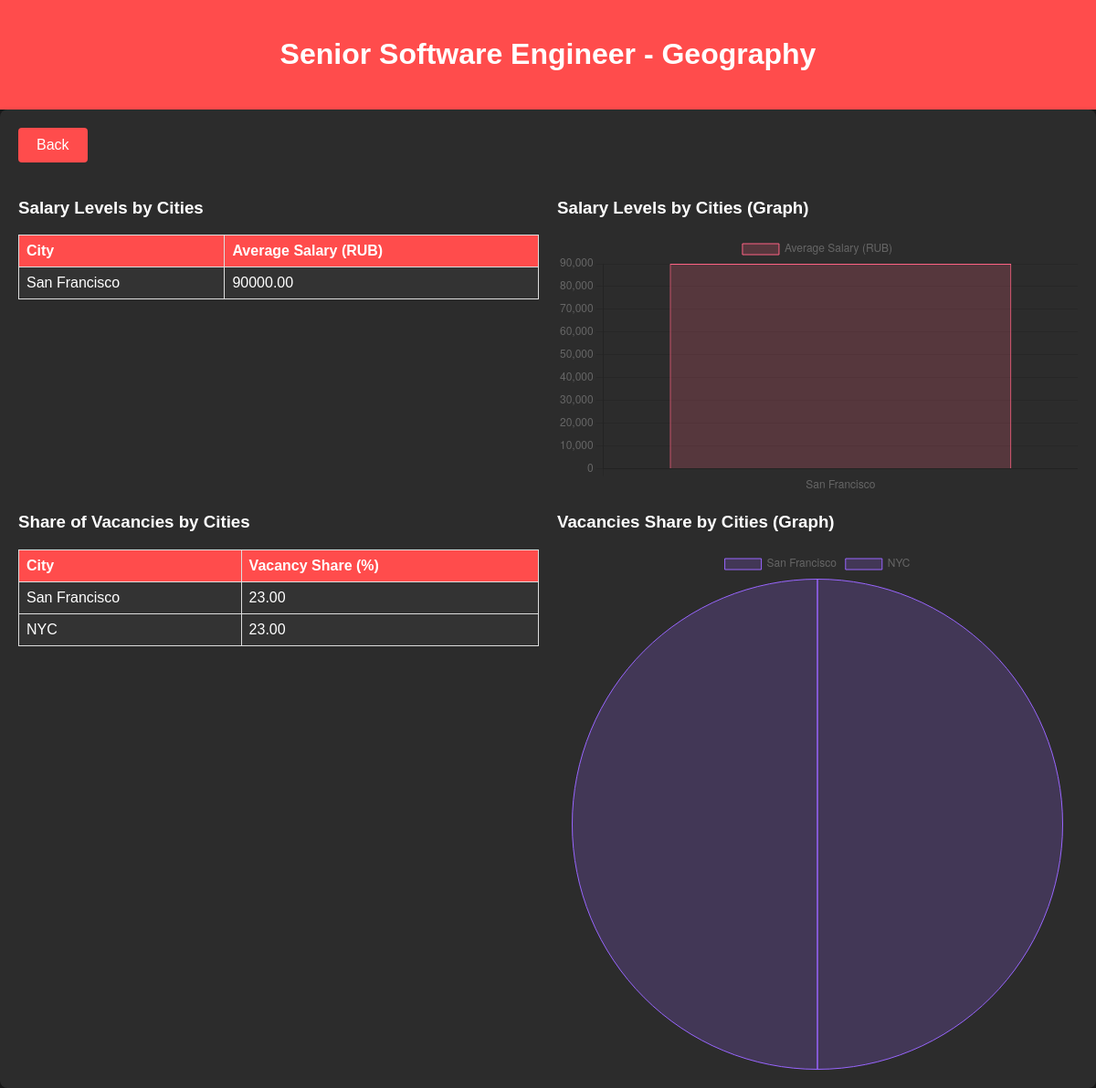
Page /profession/5/geography/ on the committed database.
### profession/models.py (models this page shows, shortened)
class Profession(models.Model):
    title = models.CharField(max_length=255)
    salary_from = models.DecimalField(max_digits=10, decimal_places=2)
    salary_to = models.DecimalField(max_digits=10, decimal_places=2)
    city = models.CharField(max_length=255)
    key_skills = models.CharField(max_length=255)
    description = models.TextField()
    date_posted = models.DateTimeField()

class SalaryByCity(models.Model):
    profession = models.ForeignKey(Profession, on_delete=models.CASCADE, related_name='salary_by_city')
    city = models.CharField(max_length=255)
    avg_salary = models.DecimalField(max_digits=10, decimal_places=2)
    class Meta:
        ordering = ['-avg_salary']  # Order by descending salary

class VacanciesByCity(models.Model):
    profession = models.ForeignKey(Profession, on_delete=models.CASCADE, related_name='vacancies_by_city')
    city = models.CharField(max_length=255)
    count = models.IntegerField()
    share = models.DecimalField(max_digits=5, decimal_places=2)  # Percentage share of vacancies
    class Meta:
        ordering = ['-share']  # Order by descending share

### profession/views.py (the view)
# urls.py: path('profession/<int:profession_id>/geography/', views.geography, name='geography'),
def geography(request, profession_id):
    profession = Profession.objects.get(id=profession_id)
    salary_by_city = SalaryByCity.objects.filter(profession=profession).order_by('-avg_salary')
    vacancies_by_city = VacanciesByCity.objects.filter(profession=profession).order_by('-share')
    context = {
        'profession': profession,
        'salary_by_city': salary_by_city,
        'vacancies_by_city': vacancies_by_city,
    }
    return render(request, 'profession/geography.html', context)

### profession/templates/profession/geography.html (shortened to what this page needs)
<!DOCTYPE html>
<html lang="en">
<head>
</head>
<body>
  <header>
    <h1>{{ profession.title }} - Geography</h1>
  </header>
  <div class="container">
    <div class="text-center mb-4">
      <a href="javascript:history.back()" class="btn btn-secondary">Back</a>
    </div>
    <div class="row">
      <div class="col-md-6">
        <h3>Salary Levels by Cities</h3>
        <table>
          <thead>
            <tr>
              <th>City</th>
              <th>Average Salary (RUB)</th>
            </tr>
          </thead>
          <tbody>
            {% for item in salary_by_city %}
              <tr>
                <td>{{ item.city }}</td>
                <td>{{ item.avg_salary|floatformat:2 }}</td>
              </tr>
            {% endfor %}
          </tbody>
        </table>
      </div>
      <div class="col-md-6">
        <h3>Salary Levels by Cities (Graph)</h3>
        <canvas id="salaryChart"></canvas>
      </div>
    </div>
    <div class="row mt-5">
      <div class="col-md-6">
        <h3>Share of Vacancies by Cities</h3>
        <table>
          <thead>
            <tr>
              <th>City</th>
              <th>Vacancy Share (%)</th>
            </tr>
          </thead>
          <tbody>
            {% for item in vacancies_by_city %}
              <tr>
                <td>{{ item.city }}</td>
                <td>{{ item.share|floatformat:2 }}</td>
              </tr>
            {% endfor %}
          </tbody>
        </table>
      </div>
      <div class="col-md-6">
        <h3>Vacancies Share by Cities (Graph)</h3>
        <canvas id="vacanciesChart"></canvas>
      </div>
    </div>
  </div>
  <script>
    // Data for the Salary by Cities Chart
    var salaryData = {
      labels: [{% for item in salary_by_city %}'{{ item.city }}',{% endfor %}],
      datasets: [{
        label: 'Average Salary (RUB)',
        data: [{% for item in salary_by_city %}{{ item.avg_salary|floatformat:2 }},{% endfor %}],
        borderColor: 'rgba(255, 99, 132, 1)', // Red border color
        backgroundColor: 'rgba(255, 99, 132, 0.2)', // Red background color
        borderWidth: 1
      }]
    };
    // Configuration for the Salary by Cities Chart
    var salaryConfig = {
      type: 'bar',
      data: salaryData,
      options: {
        scales: {
          y: {
            beginAtZero: true
          }
        }
      }
    };
    // Render the Salary by Cities Chart
    var salaryChart = new Chart(document.getElementById('salaryChart'), salaryConfig);
    // Data for the Vacancies Share by Cities Chart
    var vacanciesData = {
      labels: [{% for item in vacancies_by_city %}'{{ item.city }}',{% endfor %}],
      datasets: [{
        label: 'Vacancy Share (%)',
        data: [{% for item in vacancies_by_city %}{{ item.share|floatformat:2 }},{% endfor %}],
        borderColor: 'rgba(153, 102, 255, 1)', // Purple border color
        backgroundColor: 'rgba(153, 102, 255, 0.2)', // Purple background color
        borderWidth: 1
      }]
    };
    // Configuration for the Vacancies Share by Cities Chart
    var vacanciesConfig = {
      type: 'pie',
      data: vacanciesData,
      options: {
        responsive: true
      }
    };
    // Render the Vacancies Share by Cities Chart
    var vacanciesChart = new Chart(document.getElementById('vacanciesChart'), vacanciesConfig);
  </script>
</body>
</html>

### profession/templates/profession/geography.html (style rules this page uses)
body { font-family: Arial, sans-serif; background-color: #1a1a1a; color: white; margin: 0; padding: 0; }
header { background-color: #ff4c4c; color: white; padding: 20px; text-align: center; }
.container { padding: 20px; background-color: #2c2c2c; border-radius: 8px; box-shadow: 0 4px 8px rgba(0, 0, 0, 0.2); }
.row { display: flex; flex-wrap: wrap; gap: 20px; }
.col-md-6 { flex: 1; min-width: 300px; }
table { width: 100%; border-collapse: collapse; margin-bottom: 20px; background-color: #333; color: white; border-radius: 8px; }
th, td { padding: 8px; border: 1px solid #ddd; text-align: left; }
th { background-color: #ff4c4c; color: white; }
canvas { width: 100%; height: 300px; }
.btn-secondary { font-size: 16px; padding: 10px 20px; border-radius: 4px; background-color: #ff4c4c; color: white; text-decoration: none; display: inline-block; margin-bottom: 20px; }

### rows in the picture
Profession: title "Senior Software Engineer"
SalaryByCity: city "San Francisco", avg_salary "90000.00"
VacanciesByCity: city "San Francisco", share "23.00"
VacanciesByCity: city "NYC", share "23.00"

### other values in the picture
chart data {{ item.city }} San Francisco
chart data {{ item.avg_salary|floatformat:2 }} 90000.00
chart data {{ item.city }} San Francisco, NYC
chart data {{ item.share|floatformat:2 }} 23.00, 23.00
